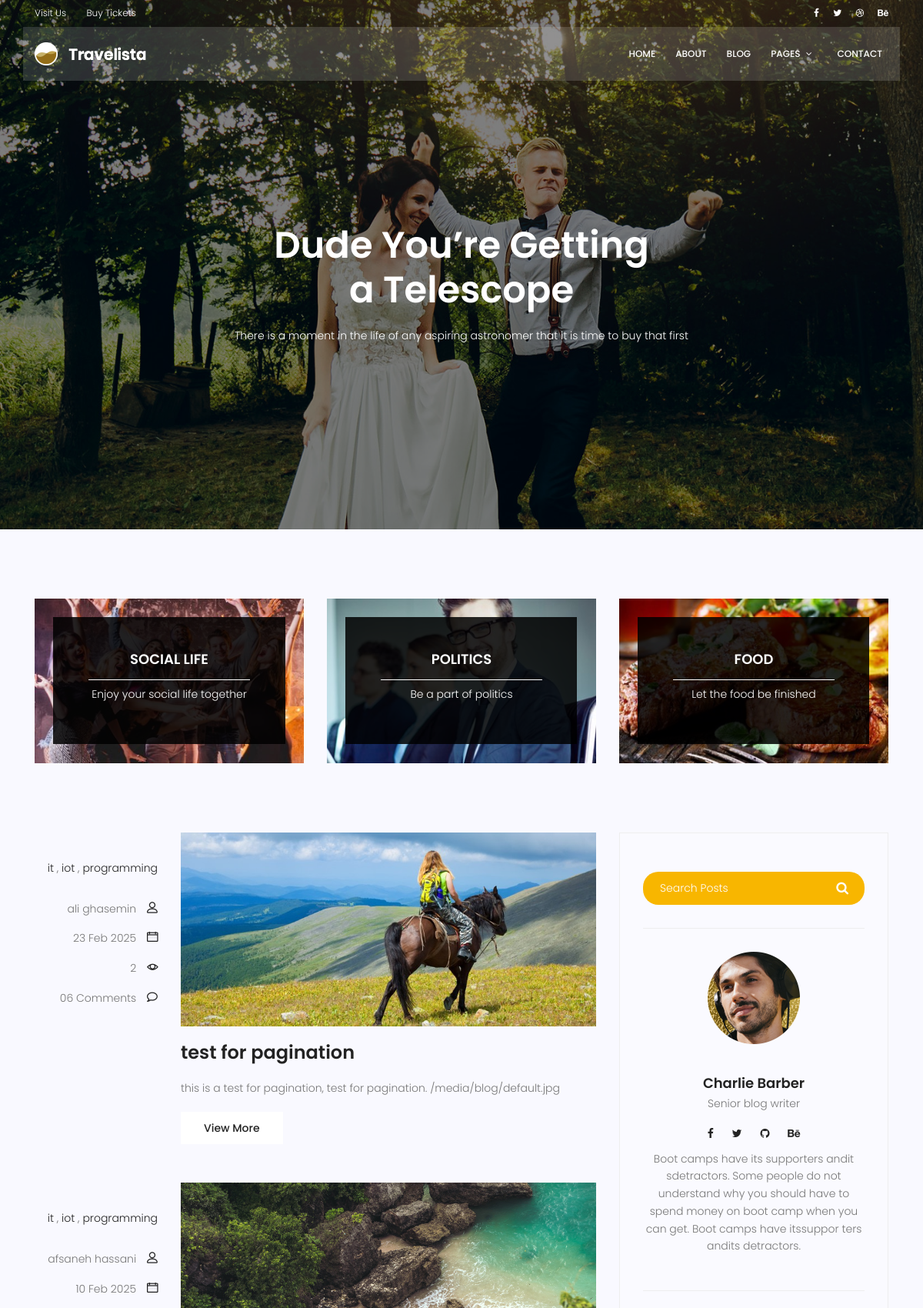
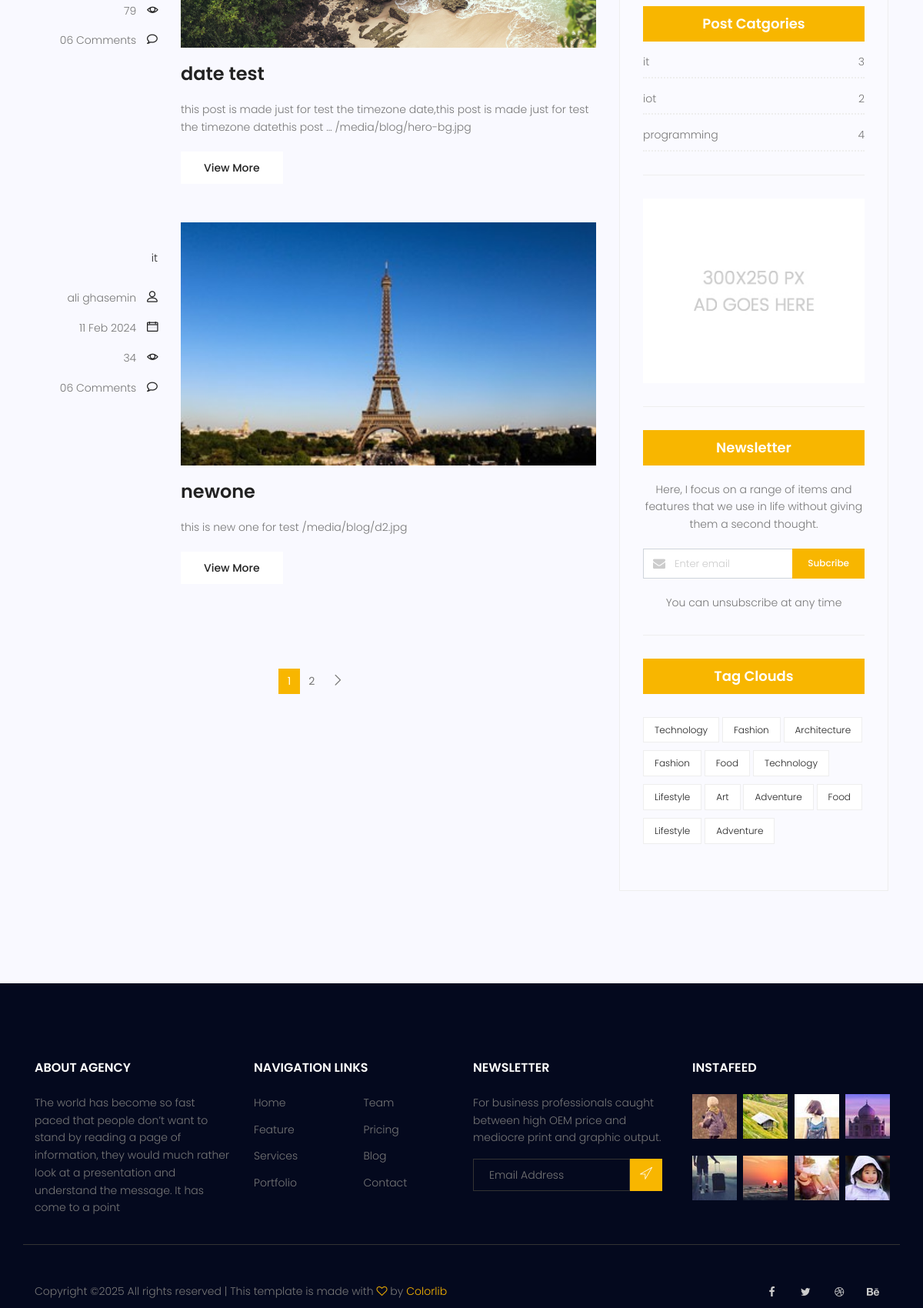
Screenshot of /blog/ (upper part) with the database file from the repository (2 pictures, top to bottom).
### blog/models.py (models this page shows, shortened)
class Category(models.Model):
    name=models.CharField(max_length=255)
    def __str__(self):
        return self.name

class Post(models.Model):
    image=models.ImageField(upload_to='blog/',default='blog/default.jpg')
    author=models.ForeignKey(User,on_delete=models.SET_NULL,null=True)
    title=models.CharField(max_length=255)
    content=models.TextField()
    category=models.ManyToManyField(Category)
    counted_view=models.IntegerField(default=0)
    status=models.BooleanField(default=False)
    published_date=models.DateTimeField(null=True)
    created_date=models.DateTimeField(auto_now_add=True)
    updated_date=models.DateTimeField(auto_now=True)
    class Meta:
        ordering=['-created_date']

### blog/views.py (the view)
# urls.py: path('', blog_view, name='index'),
def blog_view(request,**kwargs):
    posts=Post.objects.filter(published_date__lte=timezone.now(),status=1)
    if kwargs.get('cat_name')!=None:
        posts=posts.filter(category__name=kwargs['cat_name'])
    if kwargs.get('author_username')!=None:
        posts=posts.filter(author__username=kwargs['author_username'])
    posts=Paginator(posts,3)
    try:
        page_number=request.GET.get('page')
        posts=posts.get_page(page_number)
    except PageNotAnInteger:
        posts=posts.get_page(1)
    except EmptyPage:
        posts=posts.get_page(1)
    context={'posts': posts}
    return render(request,'blog/blog-home.html',context)

### blog/templatetags/blog-tags.py (called while the page is built)
@register.inclusion_tag('blog/blog-post-categories.html')
def postcategories():
    posts=Post.objects.filter(status=1)
    categories=Category.objects.all()
    cat_dict={}
    for name in categories:
        cat_dict[name]=posts.filter(category=name).count()
    return {'categories':cat_dict}

### templates/blog/blog-home.html (shortened to what this page needs)
{% extends 'base.html' %}
{% load static %}
{% load blog-tags %}
{% block content %}
  <section class="banner-area relative blog-home-banner" id="home">
    <div class="overlay overlay-bg"></div>
    <div class="container">
      <div class="row d-flex align-items-center justify-content-center">
        <div class="about-content blog-header-content col-lg-12">
          <h1 class="text-white">Dude You’re Getting a Telescope</h1>
          <p class="text-white">There is a moment in the life of any aspiring astronomer that it is time to buy that first</p>
        </div>
      </div>
    </div>
  </section>
  <section class="top-category-widget-area pt-90 pb-90">
    <div class="container">
      <div class="row">
        <div class="col-lg-4">
          <div class="single-cat-widget">
            <div class="content relative">
              <div class="overlay overlay-bg"></div>
              <a href="#" target="_blank">
                <div class="thumb">
                  <img class="content-image img-fluid d-block mx-auto" src="{% static 'img/blog/cat-widget1.jpg' %}" alt="" />
                </div>
                <div class="content-details">
                  <h4 class="content-title mx-auto text-uppercase">Social life</h4>
                  <span></span>
                  <p>Enjoy your social life together</p>
                </div>
              </a>
            </div>
          </div>
        </div>
        <div class="col-lg-4">
          <div class="single-cat-widget">
            <div class="content relative">
              <div class="overlay overlay-bg"></div>
              <a href="#" target="_blank">
                <div class="thumb">
                  <img class="content-image img-fluid d-block mx-auto" src="{% static 'img/blog/cat-widget2.jpg' %}" alt="" />
                </div>
                <div class="content-details">
                  <h4 class="content-title mx-auto text-uppercase">Politics</h4>
                  <span></span>
                  <p>Be a part of politics</p>
                </div>
              </a>
            </div>
          </div>
        </div>
        <div class="col-lg-4">
          <div class="single-cat-widget">
            <div class="content relative">
              <div class="overlay overlay-bg"></div>
              <a href="#" target="_blank">
                <div class="thumb">
                  <img class="content-image img-fluid d-block mx-auto" src="{% static 'img/blog/cat-widget3.jpg' %}" alt="" />
                </div>
                <div class="content-details">
                  <h4 class="content-title mx-auto text-uppercase">Food</h4>
                  <span></span>
                  <p>Let the food be finished</p>
                </div>
              </a>
            </div>
          </div>
        </div>
      </div>
    </div>
  </section>
  <section class="post-content-area">
    <div class="container">
      <div class="row">
        <div class="col-lg-8 posts-list">
          {%for post in posts%}
          <div class="single-post row">
            <div class="col-lg-3 col-md-3 meta-details">
              <ul class="tags">
                {%for cat in post.category.all%}
                <li> <a href='{% url 'blog:category' cat_name=cat.name %}'> {{cat.name}}</a> {%if not forloop.last %},{% endif %}</li>
                {%endfor%}
              </ul>
              <div class="user-details row">
                <p class="user-name col-lg-12 col-md-12 col-6">
                  <a href="{%url 'blog:author' author_username=post.author.username%}">{{post.author.get_full_name}}</a> <span class="lnr lnr-user"></span>
                </p>
                <p class="date col-lg-12 col-md-12 col-6">
                  <a href="#">{{post.published_date|date:'d M Y'}}</a> <span class="lnr lnr-calendar-full"></span>
                </p>
                <p class="view col-lg-12 col-md-12 col-6">
                  <a href="#">{{post.counted_view}}</a> <span class="lnr lnr-eye"></span>
                </p>
                <p class="comments col-lg-12 col-md-12 col-6">
                  <a href="#">06 Comments</a> <span class="lnr lnr-bubble"></span>
                </p>
              </div>
            </div>
            <div class="col-lg-9 col-md-9">
              <div class="feature-img">
                <img class="img-fluid" src="{{post.image.url}}" alt="" />
              </div>
              <a class="posts-title" href={% url 'blog:single' pid=post.id %}><h3>{{post.title}}</h3></a>
              <p class="excert">{{post.content|truncatewords:20}}
                {{post.image.url}}
              </p>
              <a href={% url 'blog:single' pid=post.id %} class="primary-btn">View More</a>
            </div>
          </div>
          {%endfor%}
          <nav class="blog-pagination justify-content-center d-flex">
            <ul class="pagination">
              {% for i in posts.paginator.page_range %}
              {%if posts.number == i %}
              <li class="page-item active">
                <a href="?page={{i}}" class="page-link">{{i}}</a></li>
              {% else %}
                <li class="page-item ">
                  <a href="?page={{i}}" class="page-link">{{i}}</a></li>
              {% endif%}
              {% endfor %}
              {%if posts.has_next %}
              <li class="page-item">
                <a href="?page={{posts.next_page_number}}" class="page-link" aria-label="next"><span aria-hidden="true">
                  <span class="lnr lnr-chevron-right"></span></span></a>
              </li>
              {% endif %}
            </ul>
          </nav>
        </div>
        <div class="col-lg-4 sidebar-widgets">
          <div class="widget-wrap">
            {%include 'blog/blog-search.html'%}
            {%include 'blog/blog-writer.html'%}
            {% postcategories %}
            {%include 'blog/blog-ads.html'%}
            {% include 'blog/blog-newsletter.html'%}
            {% include 'blog/blog-tags.html'%}
          </div>
        </div>
      </div>
    </div>
  </section>
{% endblock %}

### templates/blog/blog-post-categories.html
 {%load static  %}
<div class="single-sidebar-widget post-category-widget">
    <h4 class="category-title">Post Catgories</h4>
    <ul class="cat-list">
      {%for name,count in categories.items %}
      <li>
        <a href="{% url 'blog:category' cat_name=name%}" class="d-flex justify-content-between">
          <p>{{name}}</p>
          <p>{{count}}</p>
        </a>
      </li>
      {%endfor %}
    </ul>
  </div>

### rows the page displays
Post: author.get_full_name "ali ghasemin", published_date "23 Feb 2025", counted_view "2", image (placeholder picture), title "test for pagination", content "this is a test for pagination, test for pagination.", image "/media/blog/default.jpg"
Category: name "it", count "3"
Category: name "iot", id "2"
Category: name "programming", count "4"
Post: author.get_full_name "afsaneh hassani", published_date "10 Feb 2025", counted_view "79", image (picture), title "date test", content "this post is made just for test the timezone date,this post is made just for test the timezone datethis post …", image "/media/blog/hero-bg.jpg"
Post: author.get_full_name "ali ghasemin", published_date "11 Feb 2024", counted_view "34", image (picture), title "newone", content "this is new one for test", image "/media/blog/d2.jpg"

### other values shown
{{ i }} "1"
{{ i }} "2"
